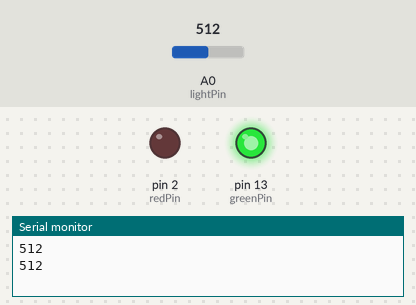
A sketch run on a simulated Arduino Uno, built with avr-gcc and run on an emulated ATmega328P. Shown: output pins drawn as LEDs (lit = HIGH), the last lines printed to the serial monitor. The inputs (shaded band) are chosen by the test bench; at power-on: A0 (lightPin) = 512.

Above: at 1.8 s.
1.9 s: A0 (lightPin) set to 111
4.2 s: A0 (lightPin) set to 94
At 6.5 s:
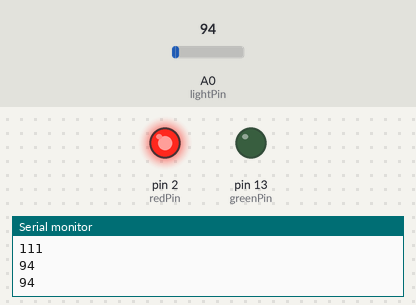
7.5 s: A0 (lightPin) set to 110
At 9.9 s:
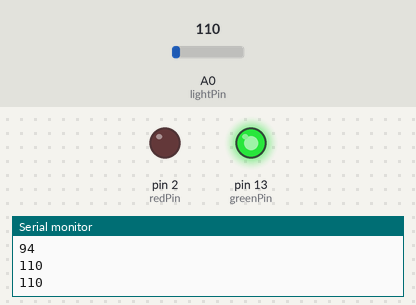
10.5 s: A0 (lightPin) set to 90
At 12.3 s:
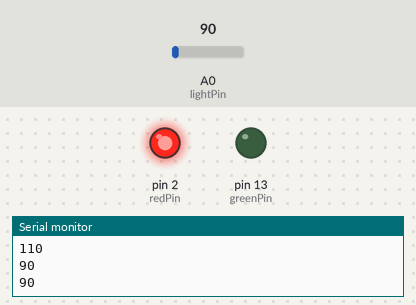
Timing chart, 0 to 13.8 s (numbered marks = the images above; inputs shaded):
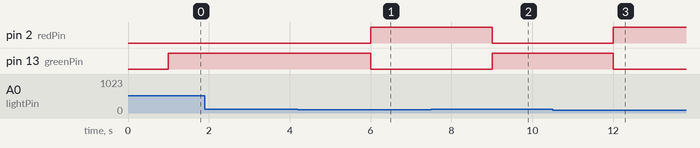

The sketch:

PhotoResistor.ino
```cpp
int lightPin = A0;
int greenPin = 13;
int redPin = 2;
int lightVal;

void setup() {
  // put your setup code here, to run once:
pinMode(lightPin, INPUT);
pinMode(greenPin, OUTPUT);
pinMode(redPin, OUTPUT);
Serial.begin(9600);
}

void loop() {
  // put your main code here, to run repeatedly:
lightVal = analogRead(lightPin);

Serial.println(lightVal);
delay(1000);

if(lightVal > 100)
{
  digitalWrite(greenPin, HIGH);
  digitalWrite(redPin, LOW);
}
else
{
  digitalWrite(redPin, HIGH);
  digitalWrite(greenPin, LOW);
}
}
```

Measured:
- the behaviour switches between 101 and 100 on A0 (lightPin) (found by bisection; images 0 and 1)
- after the input at 4.2 s, pin 2 (redPin): LOW → HIGH after 1.8 s; pin 13 (greenPin): HIGH → LOW after 1.8 s
- after the input at 7.5 s, pin 2 (redPin): HIGH → LOW after 1.5 s; pin 13 (greenPin): LOW → HIGH after 1.5 s
- after the input at 10.5 s, pin 2 (redPin): LOW → HIGH after 1.5 s; pin 13 (greenPin): HIGH → LOW after 1.5 s
